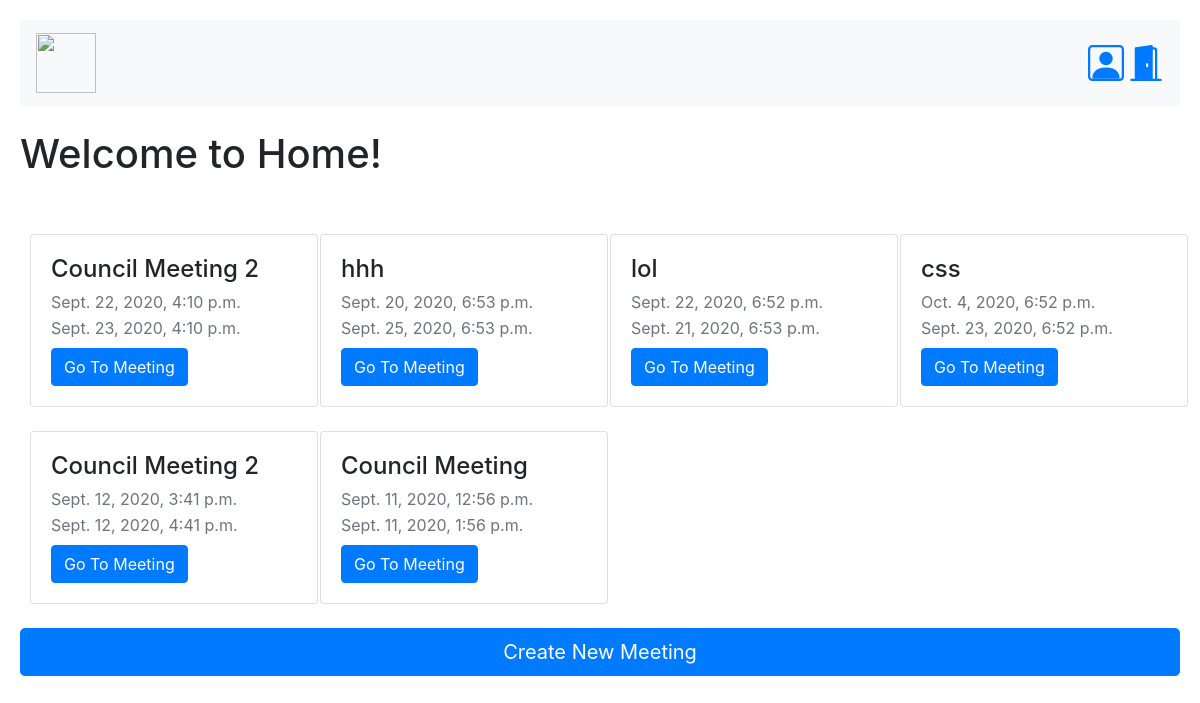
/home/ (signed in), run on an earlier commit of the app's database.
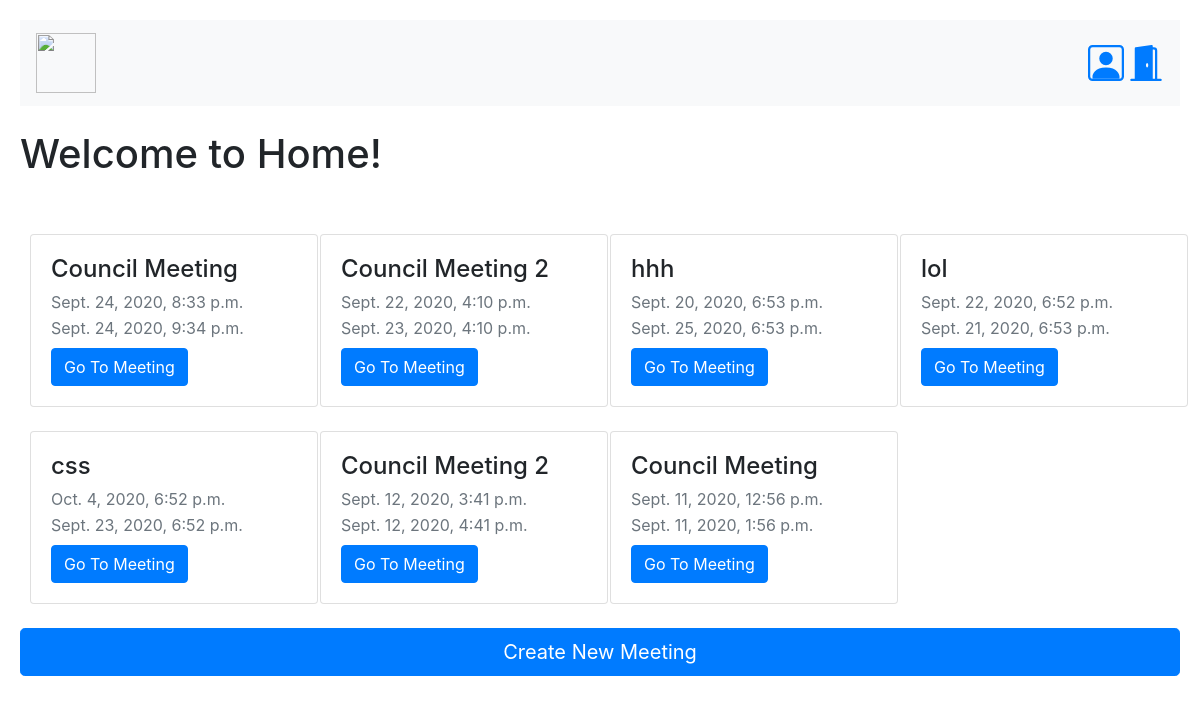
And on a later commit of the database.
### meeting/models.py (models this page shows)
class meeting(models.Model):
	meetingHeader = models.CharField(max_length=255, default="")
	startTime = models.DateTimeField(blank=False)
	endTime = models.DateTimeField(blank=False)
	createdOn = models.DateTimeField(auto_now_add=True)
	attendedBy = models.ManyToManyField(User)

### meeting/views.py (the view, shortened to what this page needs)
# urls.py: path('home/', meetingViews.home_view, name="home_view"),
def home_view(request):
	if request.user.is_authenticated:
		request.session['MeetingInFocus'] = None
		context = {
			'administratorStatus' : False
		}
		currentUser = loginModel.User.objects.get(username=request.user.username)
		meetings_list = meetingModel.meeting.objects.all().order_by("-createdOn")
		context['meetings_list'] = meetings_list
		if currentUser.administratorStatus:
			context['administratorStatus'] = True
		return render(request, 'home.html', context)
	else:
		return redirect('login_view')

### meeting/templates/home.html (shortened to what this page needs)
<!DOCTYPE html>
<html>
	<head>
		{% load static %}
		<link rel="stylesheet" type="text/css" href="{% static 'login/login.css' %}">
		<link rel="stylesheet" href="https://stackpath.bootstrapcdn.com/bootstrap/4.5.2/css/bootstrap.min.css">
	</head>
	<body>
		<nav class="navbar navbar-light bg-light">
	  		<a class="navbar-brand" href="{% url 'home_view' %}">
	    		<img src="{% static 'login/cssLogo.png' %}" width="60" height="60" class="d-inline-block align-top" alt="">
	  		</a>
	  		<div>
	  		<a href="{% url 'account_view' %}" class="ml-auto">
</a>
	  		<a href="{% url 'logout_view' %}"></a>
			</div>
		</nav>
		<br>
		<h1>Welcome to Home!</h1>
		<br><br>
		<div class="rows">
			{% for meeting in meetings_list %}
				<div class="column">
					<div class="card" style="width: 18rem;">
						<div class="card-body">
							<h4 class="card-title">{{ meeting.meetingHeader }}</h4>
							<p class="card-subtitle mb-2 text-muted">{{ meeting.startTime }}</p>
							<p class="card-subtitle mb-2 text-muted">{{ meeting.endTime }}</p>
							<form method="POST">
								<button class="btn btn-primary" type="submit" name="{{ meeting.id }}">Go To Meeting</button>
							</form>
						</div>
					</div>
					<br>
				</div>
			{% endfor %}
		</div>
		<form method="POST">
			{% if administratorStatus %}
				<button type="submit" name="create_new_meeting" class="btn btn-primary btn-lg btn-block">Create New Meeting</button>
			{% else %}
				<button disabled type="submit" name="create_new_meeting" class="btn btn-primary btn-lg btn-block">Create New Meeting</button>
			{% endif %}
		</form>
	</body>
</html>

### login/static/login/login.css (style rules this page uses)
body { padding:20px; }
.column { float: left; width: 25%; padding: 0 10px; }

What changed in the data, as far as the page shows it:
added meeting: meetingHeader "Council Meeting", startTime "Sept. 24, 2020, 8:33 p.m.", endTime "Sept. 24, 2020, 9:34 p.m."
